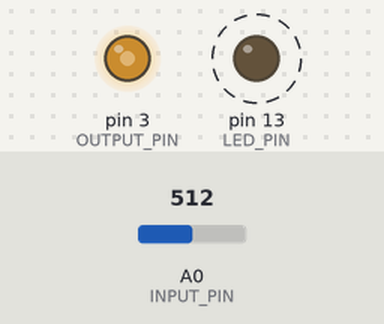
This sketch was run on a simulated Arduino Uno, built with avr-gcc and run on an emulated ATmega328P. Parts: output pins drawn as LEDs (lit = HIGH). Dashed ring = blinking. The inputs (shaded band) are chosen by the test bench; at power-on: A0 (INPUT_PIN) = 512.

Above: at 1.2 s.
1.3 s: A0 (INPUT_PIN) set to 716
4.3 s: A0 (INPUT_PIN) set to 511
At 4.87 s:
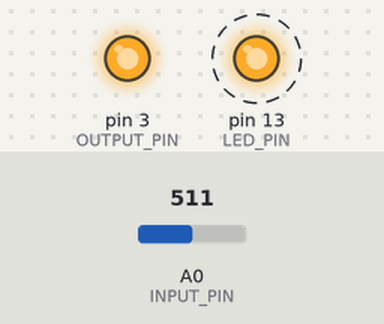
7.3 s: A0 (INPUT_PIN) set to 306
At 7.87 s:
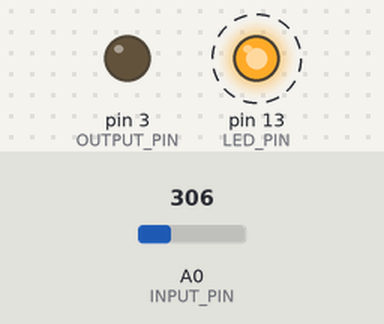
10.3 s: A0 (INPUT_PIN) set to 475
At 10.63 s:
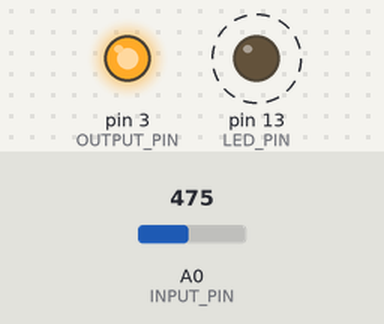
13.3 s: A0 (INPUT_PIN) set to 486
At 13.63 s:
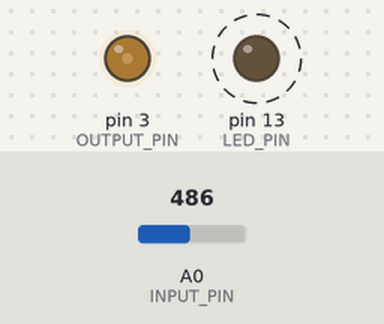
16.3 s: A0 (INPUT_PIN) set to 900
At 16.87 s:
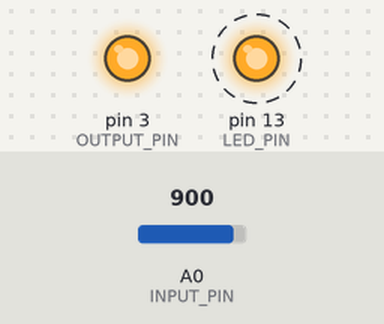
Timing chart, 0 to 20.3 s (numbered marks = the images above; inputs shaded):
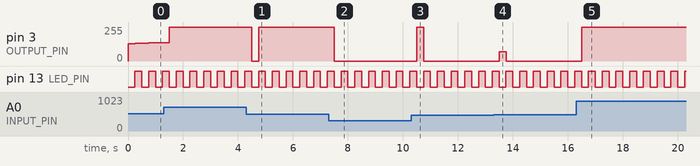

The sketch:

tec-controller.ino
```cpp
#include "buffer.h"
#include "PID_v1.h"

#define INPUT_PIN A0
#define OUTPUT_PIN 3
#define LED_PIN 13

double cool_kp = 1.0;
double cool_ki = 3.0;
double cool_kd = 0.5;

// Note: use "reverse" controller direction for heating (and reverse TEC leads)
double heat_kp = 7.0;
double heat_ki = 0.75;
double heat_kd = 0.75;

double upper_limit = 255.0;
double lower_limit = 0.0;

// Note:
double setpoint;

double input;
double output;
uint16_t accumulator;

uint16_t loop_period = 250; // in ms

uint32_t time;
uint32_t start;
uint32_t next_loop_start = 0;

bool pid_running = true;
bool verbose = true;

PID myPID(&input, &output, &setpoint, heat_kp, heat_ki, heat_kd, REVERSE);

#define BUFF_LEN 32
char buffer_bytes[BUFF_LEN];
char_buffer_t buffer = { .len = BUFF_LEN, .bytes = buffer_bytes };
char *read_ptr;

void process_command() {
  /* example command input:
   *  p1.23\n   set Kp to 1.23
   *  i1.23\n   set Ki to 1.23
   *  d1.23\n   set Kd to 1.23
   *  t123.4\n  set the setpoint to ADC value 123.4
   *  c30.0\n   set the setpoint to 30.0 degress Celsius
   *  u255.0\n  set the upper output limit to 255.0
   *  l0.0\n    set the lower output limit to 0.0
   *  start\n   start the control loop
   *  stop\n    stop the control loop
   *  f\n       set controller to "forward" (direct) action
   *  r\n       set controller to "reverse" action
   *  V\n       verbose mode on (log the input and output via serial)
   *  v\n       verbose mode off
   *  ?\n       status dump
   */
  char command = buffer.bytes[0];
  switch (command) {
    case 'p':
      if (myPID.GetDirection() == DIRECT) {
        cool_kp = atof(buffer.bytes+1);
        myPID.SetTunings(cool_kp, cool_ki, cool_kd);
        Serial.print("Kp: ");
        Serial.println(cool_kp, 4);
      } else if (myPID.GetDirection() == REVERSE) {
        heat_kp = atof(buffer.bytes+1);
        myPID.SetTunings(heat_kp, heat_ki, heat_kd);
        Serial.print("Kp: ");
        Serial.println(heat_kp, 4);
      }
      break;
    case 'i':
      if (myPID.GetDirection() == DIRECT) {
        cool_ki = atof(buffer.bytes+1);
        myPID.SetTunings(cool_kp, cool_ki, cool_kd);
        Serial.print("Ki: ");
        Serial.println(cool_ki, 4);
      } else if (myPID.GetDirection() == REVERSE) {
        heat_ki = atof(buffer.bytes+1);
        myPID.SetTunings(heat_kp, heat_ki, heat_kd);
        Serial.print("Ki: ");
        Serial.println(heat_ki, 4);
      }
      break;
    case 'd':
      if (myPID.GetDirection() == DIRECT) {
        cool_kd = atof(buffer.bytes+1);
        myPID.SetTunings(cool_kp, cool_ki, cool_kd);
        Serial.print("Kd: ");
        Serial.println(cool_kd, 4);
      } else if (myPID.GetDirection() == REVERSE) {
        heat_kd = atof(buffer.bytes+1);
        myPID.SetTunings(heat_kp, heat_ki, heat_kd);
        Serial.print("Kd: ");
        Serial.println(heat_kd, 4);
      }
      break;
    case 't':
      setpoint = atof(buffer.bytes+1);
      Serial.print("set: ");
      Serial.println(setpoint, 2);
      break;
    case 'c':
      setpoint = thermistor_c_to_adc(atof(buffer.bytes+1));
      Serial.print("set: ");
      Serial.println(setpoint, 2);
      break;
    case 'u':
      upper_limit = atof(buffer.bytes+1);
      myPID.SetOutputLimits(lower_limit, upper_limit);
      Serial.print("upper limit: ");
      Serial.println(upper_limit, 2);
      break;
    case 'l':
      lower_limit = atof(buffer.bytes+1);
      myPID.SetOutputLimits(lower_limit, upper_limit);
      Serial.print("lower_limit: ");
      Serial.println(lower_limit, 2);
      break;
    case 's':
      if (buffer.bytes[2] == 'a') {
        Serial.println("starting");
        start_pid();
      } else if (buffer.bytes[2] == 'o') {
        Serial.println("stopping");
        stop_pid();
      }
      break;
    case 'f':
      myPID.SetControllerDirection(DIRECT);
      myPID.SetTunings(cool_kp, cool_ki, cool_kd);
      Serial.println("forward");
      break;
    case 'r':
      myPID.SetControllerDirection(REVERSE);
      myPID.SetTunings(heat_kp, heat_ki, heat_kd);
      Serial.println("reverse");
      break;
    case 'V':
      verbose = true;
      break;
    case 'v':
      verbose = false;
      break;
    case '?':
      pid_running ? Serial.println("PID running") : Serial.println("PID stopped");
      Serial.print("heat Kp: ");
      Serial.println(heat_kp, 4);
      Serial.print("heat Ki: ");
      Serial.println(heat_ki, 4);
      Serial.print("heat Kd: ");
      Serial.println(heat_kd, 4);
      Serial.print("cool Kp: ");
      Serial.println(cool_kp, 4);
      Serial.print("cool Ki: ");
      Serial.println(cool_ki, 4);
      Serial.print("cool Kd: ");
      Serial.println(cool_kd, 4);
      Serial.print("set: ");
      Serial.print(setpoint, 2);
      Serial.print(" (");
      Serial.print(thermistor_adc_to_c(setpoint));
      Serial.println("C)");
      Serial.print("upper limit: ");
      Serial.println(upper_limit, 2);
      Serial.print("lower_limit: ");
      Serial.println(lower_limit, 2);
      if (myPID.GetDirection() == DIRECT) {
        Serial.println("forward");
      } else if (myPID.GetDirection() == REVERSE) {
        Serial.println("reverse");
      }
      Serial.print("input: ");
      Serial.println(input, 2);
      Serial.print("output: ");
      Serial.println(output, 2);
      Serial.flush();
      break;
  }

  // Reset the input buffer.
  clear_char_buffer(&buffer);
  read_ptr = buffer.bytes;
}

void start_pid() {
  pid_running = true;
}

void stop_pid() {
  pid_running = false;
}

void read_sensor() {
  // Take the average of 64 readings
  // (any more than 64 might overflow the accumulator)
  accumulator = 0;
  for (uint8_t i = 0; i < 64; i++) {
    accumulator += analogRead(INPUT_PIN);
  }
  input = double(accumulator) / 64;
}

// thermistor used: Vishay NTCLG100E2103JB
// http://www.vishay.com/docs/29050/ntclg100.pdf
// https://www.digikey.com/products/en?keywords=NTCLG100E2103JB
float thermistor_nom = 11800.0;
float temp_nom = 20.45;
float b_coefficient = 3977;
float series_r = 9853.0;

// Adapted from https://learn.adafruit.com/thermistor/using-a-thermistor
float thermistor_adc_to_c(float thermistor) {
  // convert the value to resistance
  float therm_r = series_r / ((1023 / thermistor) - 1);

  float steinhart;
  steinhart = therm_r / thermistor_nom;        // (R/Ro)
  steinhart = log(steinhart);                  // ln(R/Ro)
  steinhart /= b_coefficient;                  // 1/B * ln(R/Ro)
  steinhart += 1.0 / (temp_nom + 273.15);      // + (1/To)
  steinhart = 1.0 / steinhart;                 // Invert
  steinhart -= 273.15;                         // convert to C
  return steinhart;
}

float thermistor_c_to_adc(float c) {
  float k = c + 273.15;
  float steinhart = 1.0 / k;
  steinhart -= 1.0 / (temp_nom + 273.15);
  steinhart *= b_coefficient;
  steinhart = exp(steinhart);
  float therm_r = steinhart * thermistor_nom;
  float adc = (therm_r / (series_r + therm_r)) * 1023;
  return adc;
}

void toggle_led() {
  if (digitalRead(LED_PIN) > 0) {
    digitalWrite(LED_PIN, LOW);
  } else {
    digitalWrite(LED_PIN, HIGH);
  }
}

void default_setup() {

  // Tie the 3.3V pin to the AREF pin for a slightly cleaner AREF.
  // Thanks to https://learn.adafruit.com/thermistor/using-a-thermistor
  analogReference(EXTERNAL);

  pinMode(INPUT_PIN, INPUT);
  pinMode(OUTPUT_PIN, OUTPUT);
  pinMode(LED_PIN, OUTPUT);

  Serial.begin(9600); // 9600 8N1
  clear_char_buffer(&buffer);
  read_ptr = buffer.bytes;

  //initialize the variables we're linked to
  setpoint = 512;
  read_sensor();

  myPID.SetMode(AUTOMATIC);

  time = millis();

  Serial.println("tec-controller");
}

void default_loop() {

  // If we have serial input waiting, deal with it.
  if (Serial.available() > 0) {
    char ch = Serial.read();
    if (ch == '\r' || ch == '\n') {
      // If this was the end of a serial command, terminate the buffer and process the command.
      *read_ptr = '\0';
      process_command();
      return;
    } else {
      // Otherwise just add it to the input buffer.
      *read_ptr = ch;
      read_ptr++;
      return;
    }
  }

  read_sensor();
  myPID.Compute();

  if (pid_running) {
    analogWrite(OUTPUT_PIN, output);
  } else {
    analogWrite(OUTPUT_PIN, 0);
  }

  if (verbose) {
    Serial.print("i: ");
    Serial.print(input);
    Serial.print(" o: ");
    Serial.print(output);
    float c = thermistor_adc_to_c(input);
    Serial.print(" c: ");
    Serial.println(c);
    Serial.flush();
  }

//  Serial.println(millis() - time);
  while (millis() - time < loop_period) {
    delay(1);
  }
  time += loop_period;

  toggle_led();
}

void program1_setup() {

  // Tie the 3.3V pin to the AREF pin for a slightly cleaner AREF.
  // Thanks to https://learn.adafruit.com/thermistor/using-a-thermistor
  analogReference(EXTERNAL);

  pinMode(INPUT_PIN, INPUT);
  pinMode(OUTPUT_PIN, OUTPUT);
  pinMode(LED_PIN, OUTPUT);

  Serial.begin(9600); // 9600 8N1
  clear_char_buffer(&buffer);
  read_ptr = buffer.bytes;

  //initialize the variables we're linked to
  setpoint = 512;
  read_sensor();

  myPID.SetMode(AUTOMATIC);

  start = millis();

  verbose = false;
}

void program1_set_c() {
  uint32_t interval = 300000;
  uint32_t now = millis();
  if ((now - start) >= (20 * interval)) { verbose = false; }
  if ((now - start) >= (13 * interval)) { setpoint = thermistor_c_to_adc(26.0); return; }
  if ((now - start) >= (12 * interval)) { setpoint = thermistor_c_to_adc(36.0); return; }
  if ((now - start) >= (11 * interval)) { setpoint = thermistor_c_to_adc(35.0); return; }
  if ((now - start) >= (10 * interval)) { setpoint = thermistor_c_to_adc(34.0); return; }
  if ((now - start) >= (9 * interval)) { setpoint = thermistor_c_to_adc(33.0); return; }
  if ((now - start) >= (8 * interval)) { setpoint = thermistor_c_to_adc(32.0); return; }
  if ((now - start) >= (7 * interval)) { setpoint = thermistor_c_to_adc(31.0); return; }
  if ((now - start) >= (6 * interval)) { setpoint = thermistor_c_to_adc(30.0); return; }
  if ((now - start) >= (5 * interval)) { setpoint = thermistor_c_to_adc(29.0); return; }
  if ((now - start) >= (4 * interval)) { setpoint = thermistor_c_to_adc(28.0); return; }
  if ((now - start) >= (3 * interval)) { setpoint = thermistor_c_to_adc(27.0); return; }
  if ((now - start) >= (2 * interval)) { verbose = true; return; }
  setpoint = thermistor_c_to_adc(26.0);
}

void program1_loop() {
  program1_set_c();

  read_sensor();

  if (pid_running) {
    myPID.Compute();
    analogWrite(OUTPUT_PIN, output);
  } else {
    analogWrite(OUTPUT_PIN, 0);
  }

  if (verbose) {
    float set_c = thermistor_adc_to_c(setpoint);
    Serial.print(set_c, 3);
    Serial.print(", ");
    float c = thermistor_adc_to_c(input);
    Serial.print(c, 3);
    Serial.print(", ");
    Serial.println(output);
    Serial.flush();
  }

  while (millis() > next_loop_start) { next_loop_start += loop_period; }
  while (millis() < next_loop_start) { delay(1); }

  toggle_led();
}

void setup() {
//  default_setup();
  program1_setup();
}

void loop () {
//  default_loop();
  program1_loop();
}
```

buffer.cpp
```cpp
// (licence header left out)
#include "buffer.h"

#include <string.h>


void clear_char_buffer(char_buffer_t *buff)
{
  memset(buff->bytes, 0, buff->len);
}


void clear_uint8_buffer(uint8_buffer_t *buff)
{
  memset(buff->bytes, 0, buff->len);
}
```

buffer.h
```cpp
// (licence header left out)
#ifndef _BUFFER_H_
#define _BUFFER_H_

#define __STDC_LIMIT_MACROS
#include <stdint.h>


struct _char_buffer_t
{
  uint8_t len;
  char *bytes;
};
typedef _char_buffer_t char_buffer_t;


struct _uint8_buffer_t
{
  uint8_t len;
  uint8_t *bytes;
};
typedef _uint8_buffer_t uint8_buffer_t;


void clear_char_buffer(char_buffer_t *buff);
void clear_uint8_buffer(uint8_buffer_t *buff);


#endif
```

Measured:
- the behaviour switches between 485 and 486 on A0 (INPUT_PIN) (found by bisection; images 3 and 4)
- after the input at 4.3 s, pin 3 (OUTPUT_PIN): 255/255 → 0/255 after 0.21 s, → 255/255 0.25 s later
- after the input at 7.3 s, pin 3 (OUTPUT_PIN): 255/255 → 0/255 after 0.21 s
- after the input at 10.3 s, pin 3 (OUTPUT_PIN): 0/255 → 255/255 after 0.21 s, → 0/255 0.25 s later
- after the input at 13.3 s, pin 3 (OUTPUT_PIN): 0/255 → 69/255 after 0.21 s, → 0/255 0.25 s later
- after the input at 16.3 s, pin 3 (OUTPUT_PIN): 0/255 → 255/255 after 0.21 s
- by itself, pin 13 (LED_PIN): alternates HIGH for 0.25 s and LOW for 0.25 s
